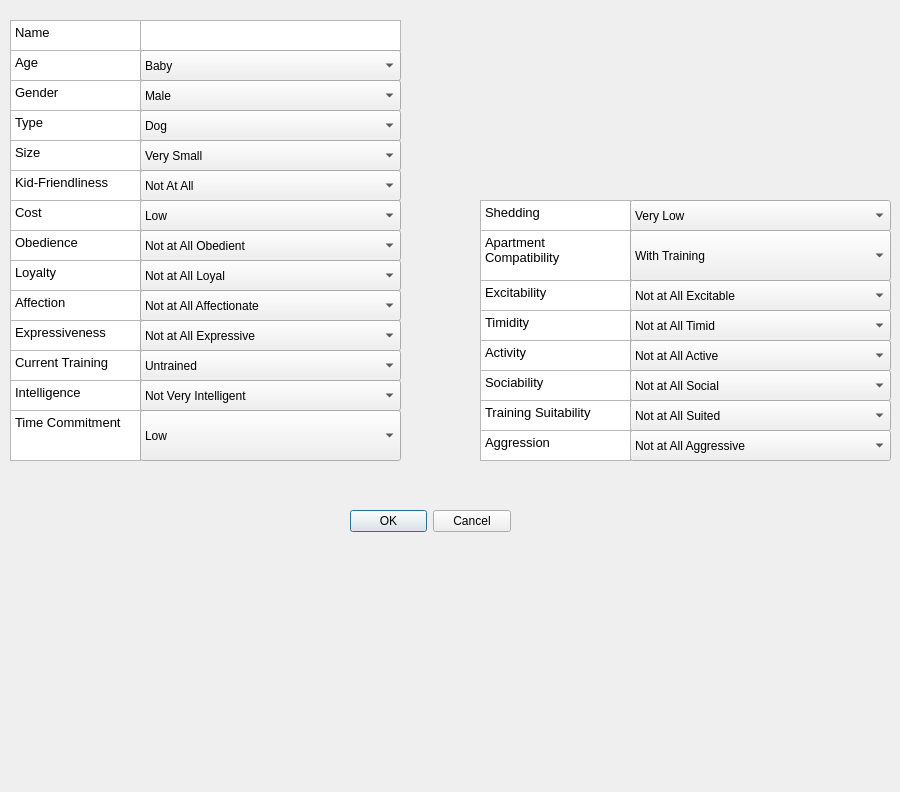
 <widget class="QDialog" name="AddAnimalDialog">
  <property name="geometry">
   <rect>
    <x>0</x>
    <y>0</y>
    <width>900</width>
    <height>792</height>
   </rect>
  </property>
  <property name="windowTitle">
   <string>Dialog</string>
  </property>
  <widget class="QDialogButtonBox" name="buttonBox">
   <property name="geometry">
    <rect>
     <x>350</x>
     <y>491</y>
     <width>161</width>
     <height>61</height>
    </rect>
   </property>
   <property name="orientation">
    <enum>Qt::Horizontal</enum>
   </property>
   <property name="standardButtons">
    <set>QDialogButtonBox::Cancel|QDialogButtonBox::Ok</set>
   </property>
  </widget>
  <widget class="QTextEdit" name="nameField">
   <property name="geometry">
    <rect>
     <x>140</x>
     <y>20</y>
     <width>261</width>
     <height>31</height>
    </rect>
   </property>
  </widget>
  <widget class="QComboBox" name="genderOpt">
   <property name="geometry">
    <rect>
     <x>140</x>
     <y>80</y>
     <width>261</width>
     <height>31</height>
    </rect>
   </property>
   <item>
    <property name="text">
     <string>Male</string>
    </property>
   </item>
   <item>
    <property name="text">
     <string>Female</string>
    </property>
   </item>
  </widget>
  <widget class="QComboBox" name="typeOpt">
   <property name="geometry">
    <rect>
     <x>140</x>
     <y>110</y>
     <width>261</width>
     <height>31</height>
    </rect>
   </property>
   <item>
    <property name="text">
     <string>Dog</string>
    </property>
   </item>
   <item>
    <property name="text">
     <string>Cat</string>
    </property>
   </item>
   <item>
    <property name="text">
     <string>Hamster</string>
    </property>
   </item>
   <item>
    <property name="text">
     <string>Turtle</string>
    </property>
   </item>
   <item>
    <property name="text">
     <string>Monkey</string>
    </property>
   </item>
   <item>
    <property name="text">
     <string>Guinea Pig</string>
    </property>
   </item>
   <item>
    <property name="text">
     <string>Chinchilla</string>
    </property>
   </item>
   <item>
    <property name="text">
     <string>Parrot</string>
    </property>
   </item>
   <item>
    <property name="text">
     <string>Snake</string>
    </property>
   </item>
   <item>
    <property name="text">
     <string>Ferret</string>
    </property>
   </item>
   <item>
    <property name="text">
     <string>Bearded Dragon</string>
    </property>
   </item>
   <item>
    <property name="text">
     <string>Rabbit</string>
    </property>
   </item>
  </widget>
  <widget class="QComboBox" name="kidOpt">
   <property name="geometry">
    <rect>
     <x>140</x>
     <y>170</y>
     <width>261</width>
     <height>31</height>
    </rect>
   </property>
   <item>
    <property name="text">
     <string>Not At All</string>
    </property>
   </item>
   <item>
    <property name="text">
     <string>Slightly</string>
    </property>
   </item>
   <item>
    <property name="text">
     <string>Moderately</string>
    </property>
   </item>
   <item>
    <property name="text">
     <string>Extremely</string>
    </property>
   </item>
  </widget>
  <widget class="QComboBox" name="costOpt">
   <property name="geometry">
    <rect>
     <x>140</x>
     <y>200</y>
     <width>261</width>
     <height>31</height>
    </rect>
   </property>
   <item>
    <property name="text">
     <string>Low</string>
    </property>
   </item>
   <item>
    <property name="text">
     <string>Average</string>
    </property>
   </item>
   <item>
    <property name="text">
     <string>High</string>
    </property>
   </item>
  </widget>
  <widget class="QTextBrowser" name="nameTag">
   <property name="geometry">
    <rect>
     <x>10</x>
     <y>20</y>
     <width>131</width>
     <height>31</height>
    </rect>
   </property>
   <property name="html">
    <string>&lt;!DOCTYPE HTML PUBLIC &quot;-//W3C//DTD HTML 4.0//EN&quot; &quot;http://www.w3.org/TR/REC-html40/strict.dtd&quot;&gt;
&lt;html&gt;&lt;head&gt;&lt;meta name=&quot;qrichtext&quot; content=&quot;1&quot; /&gt;&lt;style type=&quot;text/css&quot;&gt;
p, li { white-space: pre-wrap; }
&lt;/style&gt;&lt;/head&gt;&lt;body style=&quot; font-family:'Sans'; font-size:10pt; font-weight:400; font-style:normal;&quot;&gt;
&lt;p style=&quot; margin-top:0px; margin-bottom:0px; margin-left:0px; margin-right:0px; -qt-block-indent:0; text-indent:0px;&quot;&gt;Name&lt;/p&gt;&lt;/body&gt;&lt;/html&gt;</string>
   </property>
  </widget>
  <widget class="QTextBrowser" name="ageTag">
   <property name="geometry">
    <rect>
     <x>10</x>
     <y>50</y>
     <width>131</width>
     <height>31</height>
    </rect>
   </property>
   <property name="html">
    <string>&lt;!DOCTYPE HTML PUBLIC &quot;-//W3C//DTD HTML 4.0//EN&quot; &quot;http://www.w3.org/TR/REC-html40/strict.dtd&quot;&gt;
&lt;html&gt;&lt;head&gt;&lt;meta name=&quot;qrichtext&quot; content=&quot;1&quot; /&gt;&lt;style type=&quot;text/css&quot;&gt;
p, li { white-space: pre-wrap; }
&lt;/style&gt;&lt;/head&gt;&lt;body style=&quot; font-family:'Sans'; font-size:10pt; font-weight:400; font-style:normal;&quot;&gt;
&lt;p style=&quot; margin-top:0px; margin-bottom:0px; margin-left:0px; margin-right:0px; -qt-block-indent:0; text-indent:0px;&quot;&gt;Age&lt;/p&gt;&lt;/body&gt;&lt;/html&gt;</string>
   </property>
  </widget>
  <widget class="QTextBrowser" name="genderTag">
   <property name="geometry">
    <rect>
     <x>10</x>
     <y>80</y>
     <width>131</width>
     <height>31</height>
    </rect>
   </property>
   <property name="html">
    <string>&lt;!DOCTYPE HTML PUBLIC &quot;-//W3C//DTD HTML 4.0//EN&quot; &quot;http://www.w3.org/TR/REC-html40/strict.dtd&quot;&gt;
&lt;html&gt;&lt;head&gt;&lt;meta name=&quot;qrichtext&quot; content=&quot;1&quot; /&gt;&lt;style type=&quot;text/css&quot;&gt;
p, li { white-space: pre-wrap; }
&lt;/style&gt;&lt;/head&gt;&lt;body style=&quot; font-family:'Sans'; font-size:10pt; font-weight:400; font-style:normal;&quot;&gt;
&lt;p style=&quot; margin-top:0px; margin-bottom:0px; margin-left:0px; margin-right:0px; -qt-block-indent:0; text-indent:0px;&quot;&gt;Gender&lt;/p&gt;&lt;/body&gt;&lt;/html&gt;</string>
   </property>
  </widget>
  <widget class="QTextBrowser" name="typeTag">
   <property name="geometry">
    <rect>
     <x>10</x>
     <y>110</y>
     <width>131</width>
     <height>31</height>
    </rect>
   </property>
   <property name="html">
    <string>&lt;!DOCTYPE HTML PUBLIC &quot;-//W3C//DTD HTML 4.0//EN&quot; &quot;http://www.w3.org/TR/REC-html40/strict.dtd&quot;&gt;
&lt;html&gt;&lt;head&gt;&lt;meta name=&quot;qrichtext&quot; content=&quot;1&quot; /&gt;&lt;style type=&quot;text/css&quot;&gt;
p, li { white-space: pre-wrap; }
&lt;/style&gt;&lt;/head&gt;&lt;body style=&quot; font-family:'Sans'; font-size:10pt; font-weight:400; font-style:normal;&quot;&gt;
&lt;p style=&quot; margin-top:0px; margin-bottom:0px; margin-left:0px; margin-right:0px; -qt-block-indent:0; text-indent:0px;&quot;&gt;Type&lt;/p&gt;&lt;/body&gt;&lt;/html&gt;</string>
   </property>
  </widget>
  <widget class="QTextBrowser" name="kidTag">
   <property name="geometry">
    <rect>
     <x>10</x>
     <y>170</y>
     <width>131</width>
     <height>31</height>
    </rect>
   </property>
   <property name="html">
    <string>&lt;!DOCTYPE HTML PUBLIC &quot;-//W3C//DTD HTML 4.0//EN&quot; &quot;http://www.w3.org/TR/REC-html40/strict.dtd&quot;&gt;
&lt;html&gt;&lt;head&gt;&lt;meta name=&quot;qrichtext&quot; content=&quot;1&quot; /&gt;&lt;style type=&quot;text/css&quot;&gt;
p, li { white-space: pre-wrap; }
&lt;/style&gt;&lt;/head&gt;&lt;body style=&quot; font-family:'Sans'; font-size:10pt; font-weight:400; font-style:normal;&quot;&gt;
&lt;p style=&quot; margin-top:0px; margin-bottom:0px; margin-left:0px; margin-right:0px; -qt-block-indent:0; text-indent:0px;&quot;&gt;Kid-Friendliness&lt;/p&gt;&lt;/body&gt;&lt;/html&gt;</string>
   </property>
  </widget>
  <widget class="QTextBrowser" name="costTag">
   <property name="geometry">
    <rect>
     <x>10</x>
     <y>200</y>
     <width>131</width>
     <height>31</height>
    </rect>
   </property>
   <property name="html">
    <string>&lt;!DOCTYPE HTML PUBLIC &quot;-//W3C//DTD HTML 4.0//EN&quot; &quot;http://www.w3.org/TR/REC-html40/strict.dtd&quot;&gt;
&lt;html&gt;&lt;head&gt;&lt;meta name=&quot;qrichtext&quot; content=&quot;1&quot; /&gt;&lt;style type=&quot;text/css&quot;&gt;
p, li { white-space: pre-wrap; }
&lt;/style&gt;&lt;/head&gt;&lt;body style=&quot; font-family:'Sans'; font-size:10pt; font-weight:400; font-style:normal;&quot;&gt;
&lt;p style=&quot; margin-top:0px; margin-bottom:0px; margin-left:0px; margin-right:0px; -qt-block-indent:0; text-indent:0px;&quot;&gt;Cost&lt;/p&gt;&lt;/body&gt;&lt;/html&gt;</string>
   </property>
  </widget>
  <widget class="QTextBrowser" name="shedTag">
   <property name="geometry">
    <rect>
     <x>480</x>
     <y>200</y>
     <width>151</width>
     <height>31</height>
    </rect>
   </property>
   <property name="html">
    <string>&lt;!DOCTYPE HTML PUBLIC &quot;-//W3C//DTD HTML 4.0//EN&quot; &quot;http://www.w3.org/TR/REC-html40/strict.dtd&quot;&gt;
&lt;html&gt;&lt;head&gt;&lt;meta name=&quot;qrichtext&quot; content=&quot;1&quot; /&gt;&lt;style type=&quot;text/css&quot;&gt;
p, li { white-space: pre-wrap; }
&lt;/style&gt;&lt;/head&gt;&lt;body style=&quot; font-family:'Sans'; font-size:10pt; font-weight:400; font-style:normal;&quot;&gt;
&lt;p style=&quot; margin-top:0px; margin-bottom:0px; margin-left:0px; margin-right:0px; -qt-block-indent:0; text-indent:0px;&quot;&gt;Shedding&lt;/p&gt;&lt;/body&gt;&lt;/html&gt;</string>
   </property>
  </widget>
  <widget class="QTextBrowser" name="apartmentTag">
   <property name="geometry">
    <rect>
     <x>480</x>
     <y>230</y>
     <width>151</width>
     <height>51</height>
    </rect>
   </property>
   <property name="html">
    <string>&lt;!DOCTYPE HTML PUBLIC &quot;-//W3C//DTD HTML 4.0//EN&quot; &quot;http://www.w3.org/TR/REC-html40/strict.dtd&quot;&gt;
&lt;html&gt;&lt;head&gt;&lt;meta name=&quot;qrichtext&quot; content=&quot;1&quot; /&gt;&lt;style type=&quot;text/css&quot;&gt;
p, li { white-space: pre-wrap; }
&lt;/style&gt;&lt;/head&gt;&lt;body style=&quot; font-family:'Sans'; font-size:10pt; font-weight:400; font-style:normal;&quot;&gt;
&lt;p style=&quot; margin-top:0px; margin-bottom:0px; margin-left:0px; margin-right:0px; -qt-block-indent:0; text-indent:0px;&quot;&gt;Apartment&lt;/p&gt;
&lt;p style=&quot; margin-top:0px; margin-bottom:0px; margin-left:0px; margin-right:0px; -qt-block-indent:0; text-indent:0px;&quot;&gt;Compatibility&lt;/p&gt;&lt;/body&gt;&lt;/html&gt;</string>
   </property>
  </widget>
  <widget class="QComboBox" name="shedOpt">
   <property name="geometry">
    <rect>
     <x>630</x>
     <y>200</y>
     <width>261</width>
     <height>31</height>
    </rect>
   </property>
   <item>
    <property name="text">
     <string>Very Low</string>
    </property>
   </item>
   <item>
    <property name="text">
     <string>Low</string>
    </property>
   </item>
   <item>
    <property name="text">
     <string>Average</string>
    </property>
   </item>
   <item>
    <property name="text">
     <string>High</string>
    </property>
   </item>
   <item>
    <property name="text">
     <string>Very High</string>
    </property>
   </item>
  </widget>
  <widget class="QComboBox" name="apartmentOpt">
   <property name="geometry">
    <rect>
     <x>630</x>
     <y>230</y>
     <width>261</width>
     <height>51</height>
    </rect>
   </property>
   <item>
    <property name="text">
     <string>With Training</string>
    </property>
   </item>
   <item>
    <property name="text">
     <string>Suitable</string>
    </property>
   </item>
   <item>
    <property name="text">
     <string>Not Suitable</string>
    </property>
   </item>
  </widget>
  <widget class="QTextBrowser" name="activityTag">
   <property name="geometry">
    <rect>
     <x>480</x>
     <y>340</y>
     <width>151</width>
     <height>31</height>
    </rect>
   </property>
   <property name="html">
    <string>&lt;!DOCTYPE HTML PUBLIC &quot;-//W3C//DTD HTML 4.0//EN&quot; &quot;http://www.w3.org/TR/REC-html40/strict.dtd&quot;&gt;
&lt;html&gt;&lt;head&gt;&lt;meta name=&quot;qrichtext&quot; content=&quot;1&quot; /&gt;&lt;style type=&quot;text/css&quot;&gt;
p, li { white-space: pre-wrap; }
&lt;/style&gt;&lt;/head&gt;&lt;body style=&quot; font-family:'Sans'; font-size:10pt; font-weight:400; font-style:normal;&quot;&gt;
&lt;p style=&quot; margin-top:0px; margin-bottom:0px; margin-left:0px; margin-right:0px; -qt-block-indent:0; text-indent:0px;&quot;&gt;Activity&lt;/p&gt;&lt;/body&gt;&lt;/html&gt;</string>
   </property>
  </widget>
  <widget class="QComboBox" name="trainingSuitOpt">
   <property name="geometry">
    <rect>
     <x>630</x>
     <y>400</y>
     <width>261</width>
     <height>31</height>
    </rect>
   </property>
   <item>
    <property name="text">
     <string>Not at All Suited</string>
    </property>
   </item>
   <item>
    <property name="text">
     <string>Not Very Suited</string>
    </property>
   </item>
   <item>
    <property name="text">
     <string>Moderately Suited</string>
    </property>
   </item>
   <item>
    <property name="text">
     <string>Suited</string>
    </property>
   </item>
   <item>
    <property name="text">
     <string>Very Suited</string>
    </property>
   </item>
  </widget>
  <widget class="QComboBox" name="aggressionOpt">
   <property name="geometry">
    <rect>
     <x>630</x>
     <y>430</y>
     <width>261</width>
     <height>31</height>
    </rect>
   </property>
   <item>
    <property name="text">
     <string>Not at All Aggressive</string>
    </property>
   </item>
   <item>
    <property name="text">
     <string>Not Very Aggressive</string>
    </property>
   </item>
   <item>
    <property name="text">
     <string>Moderately Aggressive</string>
    </property>
   </item>
   <item>
    <property name="text">
     <string>Aggressive</string>
    </property>
   </item>
   <item>
    <property name="text">
     <string>Extremely Aggressive</string>
    </property>
   </item>
  </widget>
  <widget class="QComboBox" name="excitabilityOpt">
   <property name="geometry">
    <rect>
     <x>630</x>
     <y>280</y>
     <width>261</width>
     <height>31</height>
    </rect>
   </property>
   <item>
    <property name="text">
     <string>Not at All Excitable</string>
    </property>
   </item>
   <item>
    <property name="text">
     <string>Not Very Excitable</string>
    </property>
   </item>
   <item>
    <property name="text">
     <string>Moderately Excitable</string>
    </property>
   </item>
   <item>
    <property name="text">
     <string>Excitable</string>
    </property>
   </item>
   <item>
    <property name="text">
     <string>Very Excitable</string>
    </property>
   </item>
  </widget>
  <widget class="QTextBrowser" name="timidityTag">
   <property name="geometry">
    <rect>
     <x>480</x>
     <y>310</y>
     <width>151</width>
     <height>31</height>
    </rect>
   </property>
   <property name="html">
    <string>&lt;!DOCTYPE HTML PUBLIC &quot;-//W3C//DTD HTML 4.0//EN&quot; &quot;http://www.w3.org/TR/REC-html40/strict.dtd&quot;&gt;
&lt;html&gt;&lt;head&gt;&lt;meta name=&quot;qrichtext&quot; content=&quot;1&quot; /&gt;&lt;style type=&quot;text/css&quot;&gt;
p, li { white-space: pre-wrap; }
&lt;/style&gt;&lt;/head&gt;&lt;body style=&quot; font-family:'Sans'; font-size:10pt; font-weight:400; font-style:normal;&quot;&gt;
&lt;p style=&quot; margin-top:0px; margin-bottom:0px; margin-left:0px; margin-right:0px; -qt-block-indent:0; text-indent:0px;&quot;&gt;Timidity&lt;/p&gt;&lt;/body&gt;&lt;/html&gt;</string>
   </property>
  </widget>
  <widget class="QComboBox" name="timidityOpt">
   <property name="geometry">
    <rect>
     <x>630</x>
     <y>310</y>
     <width>261</width>
     <height>31</height>
    </rect>
   </property>
   <item>
    <property name="text">
     <string>Not at All Timid</string>
    </property>
   </item>
   <item>
    <property name="text">
     <string>Not Very Timid</string>
    </property>
   </item>
   <item>
    <property name="text">
     <string>Moderately Timid</string>
    </property>
   </item>
   <item>
    <property name="text">
     <string>Timid</string>
    </property>
   </item>
   <item>
    <property name="text">
     <string>Very Timid</string>
    </property>
   </item>
  </widget>
  <widget class="QTextBrowser" name="trainingSuitTag">
   <property name="geometry">
    <rect>
     <x>480</x>
     <y>400</y>
     <width>151</width>
     <height>31</height>
    </rect>
   </property>
   <property name="html">
    <string>&lt;!DOCTYPE HTML PUBLIC &quot;-//W3C//DTD HTML 4.0//EN&quot; &quot;http://www.w3.org/TR/REC-html40/strict.dtd&quot;&gt;
&lt;html&gt;&lt;head&gt;&lt;meta name=&quot;qrichtext&quot; content=&quot;1&quot; /&gt;&lt;style type=&quot;text/css&quot;&gt;
p, li { white-space: pre-wrap; }
&lt;/style&gt;&lt;/head&gt;&lt;body style=&quot; font-family:'Sans'; font-size:10pt; font-weight:400; font-style:normal;&quot;&gt;
&lt;p style=&quot; margin-top:0px; margin-bottom:0px; margin-left:0px; margin-right:0px; -qt-block-indent:0; text-indent:0px;&quot;&gt;Training Suitability&lt;/p&gt;&lt;/body&gt;&lt;/html&gt;</string>
   </property>
  </widget>
  <widget class="QComboBox" name="activityOpt">
   <property name="geometry">
    <rect>
     <x>630</x>
     <y>340</y>
     <width>261</width>
     <height>31</height>
    </rect>
   </property>
   <item>
    <property name="text">
     <string>Not at All Active</string>
    </property>
   </item>
   <item>
    <property name="text">
     <string>Not Very Active</string>
    </property>
   </item>
   <item>
    <property name="text">
     <string>Moderately Active</string>
    </property>
   </item>
   <item>
    <property name="text">
     <string>Active</string>
    </property>
   </item>
   <item>
    <property name="text">
     <string>Extremely Active</string>
    </property>
   </item>
  </widget>
  <widget class="QComboBox" name="sociabilityOpt">
   <property name="geometry">
    <rect>
     <x>630</x>
     <y>370</y>
     <width>261</width>
     <height>31</height>
    </rect>
   </property>
   <item>
    <property name="text">
     <string>Not at All Social</string>
    </property>
   </item>
   <item>
    <property name="text">
     <string>Not Very Social</string>
    </property>
   </item>
   <item>
    <property name="text">
     <string>Moderately Social</string>
    </property>
   </item>
   <item>
    <property name="text">
     <string>Social</string>
    </property>
   </item>
   <item>
    <property name="text">
     <string>Extremely Social</string>
    </property>
   </item>
  </widget>
  <widget class="QTextBrowser" name="sociabilityTag">
   <property name="geometry">
    <rect>
     <x>480</x>
     <y>370</y>
     <width>151</width>
     <height>31</height>
    </rect>
   </property>
   <property name="html">
    <string>&lt;!DOCTYPE HTML PUBLIC &quot;-//W3C//DTD HTML 4.0//EN&quot; &quot;http://www.w3.org/TR/REC-html40/strict.dtd&quot;&gt;
&lt;html&gt;&lt;head&gt;&lt;meta name=&quot;qrichtext&quot; content=&quot;1&quot; /&gt;&lt;style type=&quot;text/css&quot;&gt;
p, li { white-space: pre-wrap; }
&lt;/style&gt;&lt;/head&gt;&lt;body style=&quot; font-family:'Sans'; font-size:10pt; font-weight:400; font-style:normal;&quot;&gt;
&lt;p style=&quot; margin-top:0px; margin-bottom:0px; margin-left:0px; margin-right:0px; -qt-block-indent:0; text-indent:0px;&quot;&gt;Sociability&lt;/p&gt;&lt;/body&gt;&lt;/html&gt;</string>
   </property>
  </widget>
  <widget class="QTextBrowser" name="aggressionTag">
   <property name="geometry">
    <rect>
     <x>480</x>
     <y>430</y>
     <width>151</width>
     <height>31</height>
    </rect>
   </property>
   <property name="html">
    <string>&lt;!DOCTYPE HTML PUBLIC &quot;-//W3C//DTD HTML 4.0//EN&quot; &quot;http://www.w3.org/TR/REC-html40/strict.dtd&quot;&gt;
&lt;html&gt;&lt;head&gt;&lt;meta name=&quot;qrichtext&quot; content=&quot;1&quot; /&gt;&lt;style type=&quot;text/css&quot;&gt;
p, li { white-space: pre-wrap; }
&lt;/style&gt;&lt;/head&gt;&lt;body style=&quot; font-family:'Sans'; font-size:10pt; font-weight:400; font-style:normal;&quot;&gt;
&lt;p style=&quot; margin-top:0px; margin-bottom:0px; margin-left:0px; margin-right:0px; -qt-block-indent:0; text-indent:0px;&quot;&gt;Aggression&lt;/p&gt;&lt;/body&gt;&lt;/html&gt;</string>
   </property>
  </widget>
  <widget class="QTextBrowser" name="excitabilityTag">
   <property name="geometry">
    <rect>
     <x>480</x>
     <y>280</y>
     <width>151</width>
     <height>31</height>
    </rect>
   </property>
   <property name="html">
    <string>&lt;!DOCTYPE HTML PUBLIC &quot;-//W3C//DTD HTML 4.0//EN&quot; &quot;http://www.w3.org/TR/REC-html40/strict.dtd&quot;&gt;
&lt;html&gt;&lt;head&gt;&lt;meta name=&quot;qrichtext&quot; content=&quot;1&quot; /&gt;&lt;style type=&quot;text/css&quot;&gt;
p, li { white-space: pre-wrap; }
&lt;/style&gt;&lt;/head&gt;&lt;body style=&quot; font-family:'Sans'; font-size:10pt; font-weight:400; font-style:normal;&quot;&gt;
&lt;p style=&quot; margin-top:0px; margin-bottom:0px; margin-left:0px; margin-right:0px; -qt-block-indent:0; text-indent:0px;&quot;&gt;Excitability&lt;/p&gt;&lt;/body&gt;&lt;/html&gt;</string>
   </property>
  </widget>
  <widget class="QComboBox" name="ageOpt">
   <property name="geometry">
    <rect>
     <x>140</x>
     <y>50</y>
     <width>261</width>
     <height>31</height>
    </rect>
   </property>
   <property name="layoutDirection">
    <enum>Qt::LeftToRight</enum>
   </property>
   <item>
    <property name="text">
     <string>Baby</string>
    </property>
   </item>
   <item>
    <property name="text">
     <string>Young Adult</string>
    </property>
   </item>
   <item>
    <property name="text">
     <string>Adult</string>
    </property>
   </item>
   <item>
    <property name="text">
     <string>Old Adult</string>
    </property>
   </item>
   <item>
    <property name="text">
     <string>Senior</string>
    </property>
   </item>
  </widget>
  <widget class="QComboBox" name="sizeOpt">
   <property name="geometry">
    <rect>
     <x>140</x>
     <y>140</y>
     <width>261</width>
     <height>31</height>
    </rect>
   </property>
   <item>
    <property name="text">
     <string>Very Small</string>
    </property>
   </item>
   <item>
    <property name="text">
     <string>Small</string>
    </property>
   </item>
   <item>
    <property name="text">
     <string>Medium</string>
    </property>
   </item>
   <item>
    <property name="text">
     <string>Large</string>
    </property>
   </item>
   <item>
    <property name="text">
     <string>Very Large</string>
    </property>
   </item>
  </widget>
  <widget class="QTextBrowser" name="sizeTag">
   <property name="geometry">
    <rect>
     <x>10</x>
     <y>140</y>
     <width>131</width>
     <height>31</height>
    </rect>
   </property>
   <property name="html">
    <string>&lt;!DOCTYPE HTML PUBLIC &quot;-//W3C//DTD HTML 4.0//EN&quot; &quot;http://www.w3.org/TR/REC-html40/strict.dtd&quot;&gt;
&lt;html&gt;&lt;head&gt;&lt;meta name=&quot;qrichtext&quot; content=&quot;1&quot; /&gt;&lt;style type=&quot;text/css&quot;&gt;
p, li { white-space: pre-wrap; }
&lt;/style&gt;&lt;/head&gt;&lt;body style=&quot; font-family:'Sans'; font-size:10pt; font-weight:400; font-style:normal;&quot;&gt;
&lt;p style=&quot; margin-top:0px; margin-bottom:0px; margin-left:0px; margin-right:0px; -qt-block-indent:0; text-indent:0px;&quot;&gt;Size&lt;/p&gt;&lt;/body&gt;&lt;/html&gt;</string>
   </property>
  </widget>
  <widget class="QTextBrowser" name="obedienceTag">
   <property name="geometry">
    <rect>
     <x>10</x>
     <y>230</y>
     <width>131</width>
     <height>31</height>
    </rect>
   </property>
   <property name="html">
    <string>&lt;!DOCTYPE HTML PUBLIC &quot;-//W3C//DTD HTML 4.0//EN&quot; &quot;http://www.w3.org/TR/REC-html40/strict.dtd&quot;&gt;
&lt;html&gt;&lt;head&gt;&lt;meta name=&quot;qrichtext&quot; content=&quot;1&quot; /&gt;&lt;style type=&quot;text/css&quot;&gt;
p, li { white-space: pre-wrap; }
&lt;/style&gt;&lt;/head&gt;&lt;body style=&quot; font-family:'Sans'; font-size:10pt; font-weight:400; font-style:normal;&quot;&gt;
&lt;p style=&quot; margin-top:0px; margin-bottom:0px; margin-left:0px; margin-right:0px; -qt-block-indent:0; text-indent:0px;&quot;&gt;Obedience&lt;/p&gt;&lt;/body&gt;&lt;/html&gt;</string>
   </property>
  </widget>
  <widget class="QTextBrowser" name="loyaltyTag">
   <property name="geometry">
    <rect>
     <x>10</x>
     <y>260</y>
     <width>131</width>
     <height>31</height>
    </rect>
   </property>
   <property name="html">
    <string>&lt;!DOCTYPE HTML PUBLIC &quot;-//W3C//DTD HTML 4.0//EN&quot; &quot;http://www.w3.org/TR/REC-html40/strict.dtd&quot;&gt;
&lt;html&gt;&lt;head&gt;&lt;meta name=&quot;qrichtext&quot; content=&quot;1&quot; /&gt;&lt;style type=&quot;text/css&quot;&gt;
p, li { white-space: pre-wrap; }
&lt;/style&gt;&lt;/head&gt;&lt;body style=&quot; font-family:'Sans'; font-size:10pt; font-weight:400; font-style:normal;&quot;&gt;
&lt;p style=&quot; margin-top:0px; margin-bottom:0px; margin-left:0px; margin-right:0px; -qt-block-indent:0; text-indent:0px;&quot;&gt;Loyalty&lt;/p&gt;&lt;/body&gt;&lt;/html&gt;</string>
   </property>
  </widget>
  <widget class="QTextBrowser" name="affectionTag">
   <property name="geometry">
    <rect>
     <x>10</x>
     <y>290</y>
     <width>131</width>
     <height>31</height>
    </rect>
   </property>
   <property name="html">
    <string>&lt;!DOCTYPE HTML PUBLIC &quot;-//W3C//DTD HTML 4.0//EN&quot; &quot;http://www.w3.org/TR/REC-html40/strict.dtd&quot;&gt;
&lt;html&gt;&lt;head&gt;&lt;meta name=&quot;qrichtext&quot; content=&quot;1&quot; /&gt;&lt;style type=&quot;text/css&quot;&gt;
p, li { white-space: pre-wrap; }
&lt;/style&gt;&lt;/head&gt;&lt;body style=&quot; font-family:'Sans'; font-size:10pt; font-weight:400; font-style:normal;&quot;&gt;
&lt;p style=&quot; margin-top:0px; margin-bottom:0px; margin-left:0px; margin-right:0px; -qt-block-indent:0; text-indent:0px;&quot;&gt;Affection&lt;/p&gt;&lt;/body&gt;&lt;/html&gt;</string>
   </property>
  </widget>
  <widget class="QTextBrowser" name="expressivenessTag">
   <property name="geometry">
    <rect>
     <x>10</x>
     <y>320</y>
     <width>131</width>
     <height>31</height>
    </rect>
   </property>
   <property name="html">
    <string>&lt;!DOCTYPE HTML PUBLIC &quot;-//W3C//DTD HTML 4.0//EN&quot; &quot;http://www.w3.org/TR/REC-html40/strict.dtd&quot;&gt;
&lt;html&gt;&lt;head&gt;&lt;meta name=&quot;qrichtext&quot; content=&quot;1&quot; /&gt;&lt;style type=&quot;text/css&quot;&gt;
p, li { white-space: pre-wrap; }
&lt;/style&gt;&lt;/head&gt;&lt;body style=&quot; font-family:'Sans'; font-size:10pt; font-weight:400; font-style:normal;&quot;&gt;
&lt;p style=&quot; margin-top:0px; margin-bottom:0px; margin-left:0px; margin-right:0px; -qt-block-indent:0; text-indent:0px;&quot;&gt;Expressiveness&lt;/p&gt;&lt;/body&gt;&lt;/html&gt;</string>
   </property>
  </widget>
  <widget class="QTextBrowser" name="currentTrainingTag">
   <property name="geometry">
    <rect>
     <x>10</x>
     <y>350</y>
     <width>131</width>
     <height>31</height>
    </rect>
   </property>
   <property name="html">
    <string>&lt;!DOCTYPE HTML PUBLIC &quot;-//W3C//DTD HTML 4.0//EN&quot; &quot;http://www.w3.org/TR/REC-html40/strict.dtd&quot;&gt;
&lt;html&gt;&lt;head&gt;&lt;meta name=&quot;qrichtext&quot; content=&quot;1&quot; /&gt;&lt;style type=&quot;text/css&quot;&gt;
p, li { white-space: pre-wrap; }
&lt;/style&gt;&lt;/head&gt;&lt;body style=&quot; font-family:'Sans'; font-size:10pt; font-weight:400; font-style:normal;&quot;&gt;
&lt;p style=&quot; margin-top:0px; margin-bottom:0px; margin-left:0px; margin-right:0px; -qt-block-indent:0; text-indent:0px;&quot;&gt;Current Training&lt;/p&gt;&lt;/body&gt;&lt;/html&gt;</string>
   </property>
  </widget>
  <widget class="QTextBrowser" name="intelligenceTag">
   <property name="geometry">
    <rect>
     <x>10</x>
     <y>380</y>
     <width>131</width>
     <height>31</height>
    </rect>
   </property>
   <property name="html">
    <string>&lt;!DOCTYPE HTML PUBLIC &quot;-//W3C//DTD HTML 4.0//EN&quot; &quot;http://www.w3.org/TR/REC-html40/strict.dtd&quot;&gt;
&lt;html&gt;&lt;head&gt;&lt;meta name=&quot;qrichtext&quot; content=&quot;1&quot; /&gt;&lt;style type=&quot;text/css&quot;&gt;
p, li { white-space: pre-wrap; }
&lt;/style&gt;&lt;/head&gt;&lt;body style=&quot; font-family:'Sans'; font-size:10pt; font-weight:400; font-style:normal;&quot;&gt;
&lt;p style=&quot; margin-top:0px; margin-bottom:0px; margin-left:0px; margin-right:0px; -qt-block-indent:0; text-indent:0px;&quot;&gt;Intelligence&lt;/p&gt;&lt;/body&gt;&lt;/html&gt;</string>
   </property>
  </widget>
  <widget class="QTextBrowser" name="commitmentTag">
   <property name="geometry">
    <rect>
     <x>10</x>
     <y>410</y>
     <width>131</width>
     <height>51</height>
    </rect>
   </property>
   <property name="html">
    <string>&lt;!DOCTYPE HTML PUBLIC &quot;-//W3C//DTD HTML 4.0//EN&quot; &quot;http://www.w3.org/TR/REC-html40/strict.dtd&quot;&gt;
&lt;html&gt;&lt;head&gt;&lt;meta name=&quot;qrichtext&quot; content=&quot;1&quot; /&gt;&lt;style type=&quot;text/css&quot;&gt;
p, li { white-space: pre-wrap; }
&lt;/style&gt;&lt;/head&gt;&lt;body style=&quot; font-family:'Sans'; font-size:10pt; font-weight:400; font-style:normal;&quot;&gt;
&lt;p style=&quot; margin-top:0px; margin-bottom:0px; margin-left:0px; margin-right:0px; -qt-block-indent:0; text-indent:0px;&quot;&gt;Time Commitment&lt;/p&gt;&lt;/body&gt;&lt;/html&gt;</string>
   </property>
  </widget>
  <widget class="QComboBox" name="obedienceOpt">
   <property name="geometry">
    <rect>
     <x>140</x>
     <y>230</y>
     <width>261</width>
     <height>31</height>
    </rect>
   </property>
   <item>
    <property name="text">
     <string>Not at All Obedient</string>
    </property>
   </item>
   <item>
    <property name="text">
     <string>Not Very Obedient</string>
    </property>
   </item>
   <item>
    <property name="text">
     <string>Moderately Obedient</string>
    </property>
   </item>
   <item>
    <property name="text">
     <string>Obedient</string>
    </property>
   </item>
   <item>
    <property name="text">
     <string>Very Obedient</string>
    </property>
   </item>
  </widget>
  <widget class="QComboBox" name="loyaltyOpt">
   <property name="geometry">
    <rect>
     <x>140</x>
     <y>260</y>
     <width>261</width>
     <height>31</height>
    </rect>
   </property>
   <item>
    <property name="text">
     <string>Not at All Loyal</string>
    </property>
   </item>
   <item>
    <property name="text">
     <string>Not Very Loyal</string>
    </property>
   </item>
   <item>
    <property name="text">
     <string>Moderately Loyal</string>
    </property>
   </item>
   <item>
    <property name="text">
     <string>Loyal</string>
    </property>
   </item>
   <item>
    <property name="text">
     <string>Very Loyal</string>
    </property>
   </item>
  </widget>
  <widget class="QComboBox" name="affectionOpt">
   <property name="geometry">
    <rect>
     <x>140</x>
     <y>290</y>
     <width>261</width>
     <height>31</height>
    </rect>
   </property>
   <item>
    <property name="text">
     <string>Not at All Affectionate</string>
    </property>
   </item>
   <item>
    <property name="text">
     <string>Not Very Affectionate</string>
    </property>
   </item>
   <item>
    <property name="text">
     <string>Moderately Affectionate</string>
    </property>
   </item>
   <item>
    <property name="text">
     <string>Affectionate</string>
    </property>
   </item>
   <item>
    <property name="text">
     <string>Very Affectionate</string>
    </property>
   </item>
  </widget>
  <widget class="QComboBox" name="expressivenessOpt">
   <property name="geometry">
    <rect>
     <x>140</x>
     <y>320</y>
     <width>261</width>
     <height>31</height>
    </rect>
   </property>
   <item>
    <property name="text">
     <string>Not at All Expressive</string>
    </property>
   </item>
   <item>
    <property name="text">
     <string>Not Very Expressive</string>
    </property>
   </item>
   <item>
    <property name="text">
     <string>Moderately Expressive</string>
    </property>
   </item>
   <item>
    <property name="text">
     <string>Very Expressive</string>
    </property>
   </item>
   <item>
    <property name="text">
     <string>Expressive</string>
    </property>
   </item>
  </widget>
  <widget class="QComboBox" name="currentTrainingOpt">
   <property name="geometry">
    <rect>
     <x>140</x>
     <y>350</y>
     <width>261</width>
     <height>31</height>
    </rect>
   </property>
   <item>
    <property name="text">
     <string>Untrained</string>
    </property>
   </item>
   <item>
    <property name="text">
     <string>Some Training</string>
    </property>
   </item>
   <item>
    <property name="text">
     <string>Well-trained</string>
    </property>
   </item>
   <item>
    <property name="text">
     <string>Highly Trained</string>
    </property>
   </item>
  </widget>
  <widget class="QComboBox" name="intelligenceOpt">
   <property name="geometry">
    <rect>
     <x>140</x>
     <y>380</y>
     <width>261</width>
     <height>31</height>
    </rect>
   </property>
   <item>
    <property name="text">
     <string>Not Very Intelligent</string>
    </property>
   </item>
   <item>
    <property name="text">
     <string>Moderately Intelligent</string>
    </property>
   </item>
   <item>
    <property name="text">
     <string>Intelligent</string>
    </property>
   </item>
   <item>
    <property name="text">
     <string>Very Intelligent</string>
    </property>
   </item>
  </widget>
  <widget class="QComboBox" name="commitmentOpt">
   <property name="geometry">
    <rect>
     <x>140</x>
     <y>410</y>
     <width>261</width>
     <height>51</height>
    </rect>
   </property>
   <item>
    <property name="text">
     <string>Low</string>
    </property>
   </item>
   <item>
    <property name="text">
     <string>Average</string>
    </property>
   </item>
   <item>
    <property name="text">
     <string>High</string>
    </property>
   </item>
  </widget>
 </widget>
